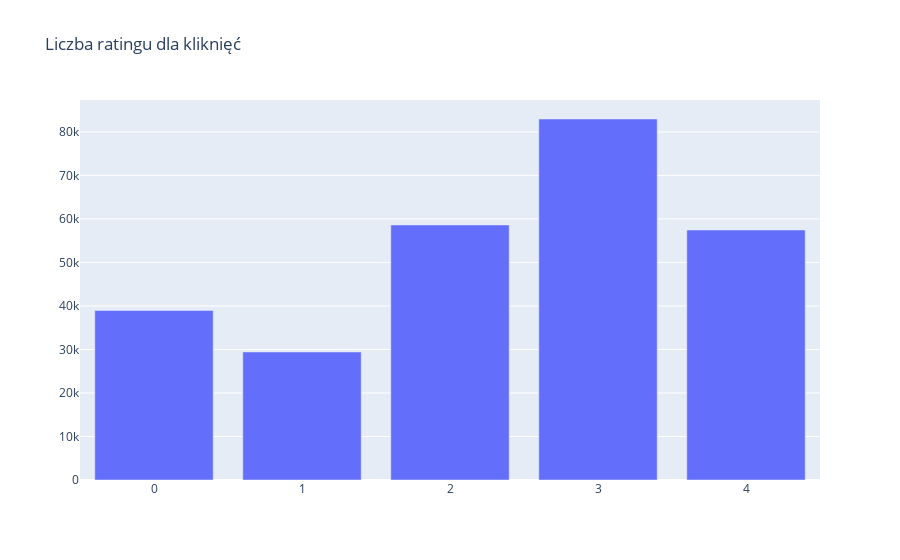

The cell this chart's notebook holds for it:
### Code cell
di = dict(collections.Counter(train.loc[train['clicked']==1]['Rating']))
fig = go.Figure(
    data=[go.Bar(y=list(di.values())[:5], x=list(di.keys())[:5])],
    layout_title_text="Liczba ratingu dla kliknięć"
)
fig.show()

### Figure 1 — Plotly figure (JSON) as saved in the notebook; plotly's stock layout.template omitted (floating-point values rounded to 4 significant figures)
{"data": [{"type": "bar", "x": [3, 4, 0, 2, 1], "y": [82963, 57452, 38946, 58606, 29423]}], "layout": {"title": {"text": "Liczba ratingu dla kliknięć"}}}
